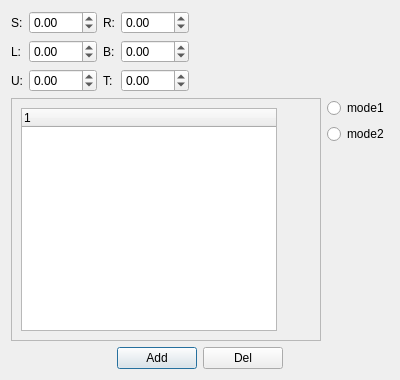
<?xml version="1.0" encoding="UTF-8"?>
<ui version="4.0">
 <class>controlPanel</class>
 <widget class="QDialog" name="controlPanel">
  <property name="geometry">
   <rect>
    <x>0</x>
    <y>0</y>
    <width>400</width>
    <height>380</height>
   </rect>
  </property>
  <property name="sizePolicy">
   <sizepolicy hsizetype="Fixed" vsizetype="Fixed">
    <horstretch>0</horstretch>
    <verstretch>0</verstretch>
   </sizepolicy>
  </property>
  <property name="minimumSize">
   <size>
    <width>400</width>
    <height>380</height>
   </size>
  </property>
  <property name="maximumSize">
   <size>
    <width>400</width>
    <height>380</height>
   </size>
  </property>
  <property name="windowTitle">
   <string>ControlPanel</string>
  </property>
  <layout class="QVBoxLayout" name="verticalLayout_2">
   <item>
    <layout class="QHBoxLayout" name="horizontalLayout_2">
     <item>
      <layout class="QGridLayout" name="gridLayout">
       <item row="0" column="0">
        <widget class="QLabel" name="label">
         <property name="text">
          <string>S:</string>
         </property>
        </widget>
       </item>
       <item row="0" column="1">
        <widget class="QDoubleSpinBox" name="SpinBox_S">
         <property name="minimum">
          <double>-180.000000000000000</double>
         </property>
         <property name="maximum">
          <double>180.000000000000000</double>
         </property>
         <property name="singleStep">
          <double>5.000000000000000</double>
         </property>
        </widget>
       </item>
       <item row="0" column="2">
        <widget class="QLabel" name="label_5">
         <property name="text">
          <string>R:</string>
         </property>
        </widget>
       </item>
       <item row="0" column="3">
        <widget class="QDoubleSpinBox" name="SpinBox_R">
         <property name="minimum">
          <double>-180.000000000000000</double>
         </property>
         <property name="maximum">
          <double>180.000000000000000</double>
         </property>
         <property name="singleStep">
          <double>5.000000000000000</double>
         </property>
        </widget>
       </item>
       <item row="1" column="0">
        <widget class="QLabel" name="label_2">
         <property name="text">
          <string>L:</string>
         </property>
        </widget>
       </item>
       <item row="1" column="1">
        <widget class="QDoubleSpinBox" name="SpinBox_L">
         <property name="minimum">
          <double>-180.000000000000000</double>
         </property>
         <property name="maximum">
          <double>180.000000000000000</double>
         </property>
         <property name="singleStep">
          <double>5.000000000000000</double>
         </property>
        </widget>
       </item>
       <item row="1" column="2">
        <widget class="QLabel" name="label_4">
         <property name="text">
          <string>B:</string>
         </property>
        </widget>
       </item>
       <item row="1" column="3">
        <widget class="QDoubleSpinBox" name="SpinBox_B">
         <property name="minimum">
          <double>-180.000000000000000</double>
         </property>
         <property name="maximum">
          <double>180.000000000000000</double>
         </property>
         <property name="singleStep">
          <double>5.000000000000000</double>
         </property>
        </widget>
       </item>
       <item row="2" column="0">
        <widget class="QLabel" name="label_3">
         <property name="text">
          <string>U:</string>
         </property>
        </widget>
       </item>
       <item row="2" column="1">
        <widget class="QDoubleSpinBox" name="SpinBox_U">
         <property name="minimum">
          <double>-180.000000000000000</double>
         </property>
         <property name="maximum">
          <double>180.000000000000000</double>
         </property>
         <property name="singleStep">
          <double>5.000000000000000</double>
         </property>
        </widget>
       </item>
       <item row="2" column="2">
        <widget class="QLabel" name="label_6">
         <property name="text">
          <string>T:</string>
         </property>
        </widget>
       </item>
       <item row="2" column="3">
        <widget class="QDoubleSpinBox" name="SpinBox_T">
         <property name="minimum">
          <double>-180.000000000000000</double>
         </property>
         <property name="maximum">
          <double>180.000000000000000</double>
         </property>
         <property name="singleStep">
          <double>5.000000000000000</double>
         </property>
        </widget>
       </item>
      </layout>
     </item>
     <item>
      <spacer name="horizontalSpacer">
       <property name="orientation">
        <enum>Qt::Horizontal</enum>
       </property>
       <property name="sizeHint" stdset="0">
        <size>
         <width>40</width>
         <height>20</height>
        </size>
       </property>
      </spacer>
     </item>
    </layout>
   </item>
   <item>
    <layout class="QHBoxLayout" name="horizontalLayout_5">
     <item>
      <widget class="QScrollArea" name="scrollArea">
       <property name="widgetResizable">
        <bool>true</bool>
       </property>
       <widget class="QWidget" name="scrollAreaWidgetContents">
        <property name="geometry">
         <rect>
          <x>0</x>
          <y>0</y>
          <width>292</width>
          <height>220</height>
         </rect>
        </property>
        <layout class="QFormLayout" name="formLayout">
         <property name="fieldGrowthPolicy">
          <enum>QFormLayout::AllNonFixedFieldsGrow</enum>
         </property>
         <item row="0" column="0">
          <widget class="QTreeWidget" name="treeWidget">
           <column>
            <property name="text">
             <string notr="true">1</string>
            </property>
           </column>
          </widget>
         </item>
        </layout>
       </widget>
      </widget>
     </item>
     <item>
      <layout class="QVBoxLayout" name="verticalLayout">
       <item>
        <widget class="QRadioButton" name="radioButton">
         <property name="text">
          <string>mode1</string>
         </property>
        </widget>
       </item>
       <item>
        <widget class="QRadioButton" name="radioButton_2">
         <property name="text">
          <string>mode2</string>
         </property>
        </widget>
       </item>
       <item>
        <spacer name="verticalSpacer">
         <property name="orientation">
          <enum>Qt::Vertical</enum>
         </property>
         <property name="sizeHint" stdset="0">
          <size>
           <width>20</width>
           <height>40</height>
          </size>
         </property>
        </spacer>
       </item>
      </layout>
     </item>
    </layout>
   </item>
   <item>
    <layout class="QHBoxLayout" name="horizontalLayout">
     <item>
      <spacer name="horizontalSpacer_4">
       <property name="orientation">
        <enum>Qt::Horizontal</enum>
       </property>
       <property name="sizeHint" stdset="0">
        <size>
         <width>40</width>
         <height>20</height>
        </size>
       </property>
      </spacer>
     </item>
     <item>
      <widget class="QPushButton" name="pushButton">
       <property name="text">
        <string>Add</string>
       </property>
      </widget>
     </item>
     <item>
      <widget class="QPushButton" name="pushButton_2">
       <property name="text">
        <string>Del</string>
       </property>
      </widget>
     </item>
     <item>
      <spacer name="horizontalSpacer_3">
       <property name="orientation">
        <enum>Qt::Horizontal</enum>
       </property>
       <property name="sizeHint" stdset="0">
        <size>
         <width>40</width>
         <height>20</height>
        </size>
       </property>
      </spacer>
     </item>
    </layout>
   </item>
  </layout>
 </widget>
 <resources/>
 <connections/>
</ui>
